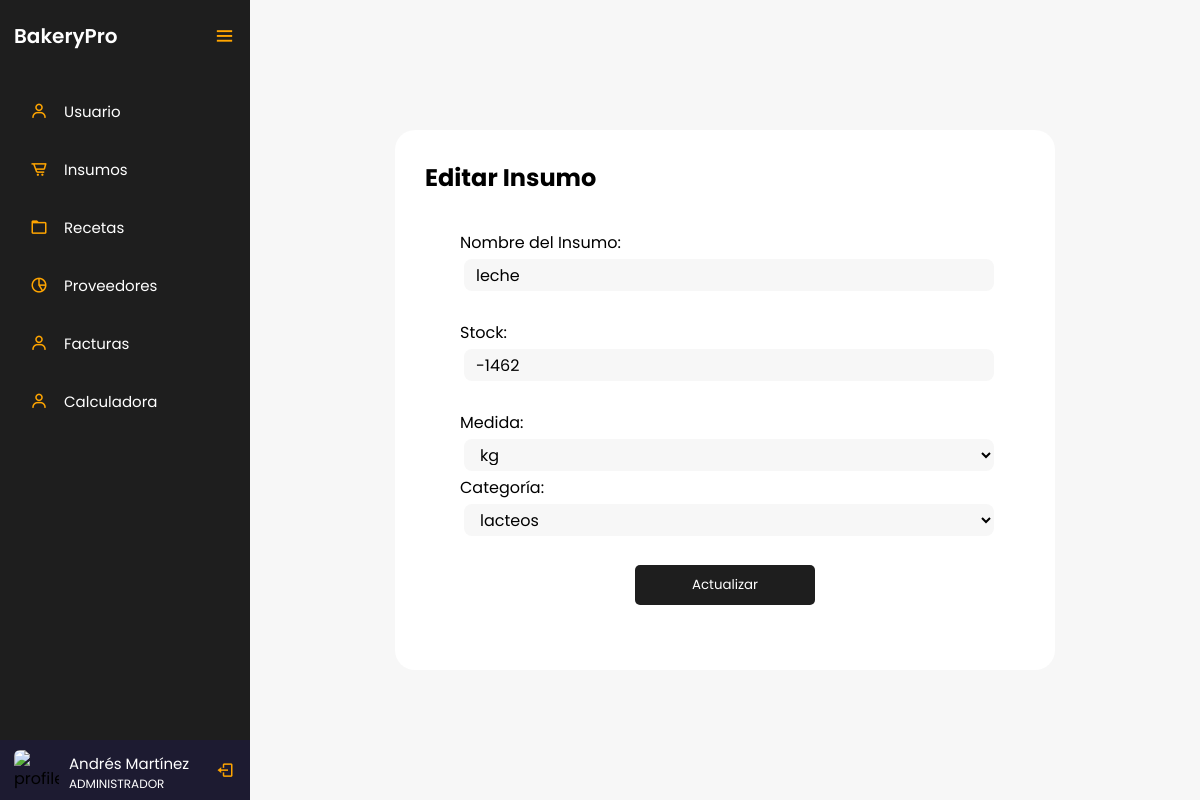
The app's page /controlador/Insumos/editar.php?idInsumo=8 (signed in) with its own data.
### tables this page shows
CREATE TABLE `tblusuario` (
  `IdUsuario` int(3) NOT NULL,
  `Nombres` varchar(20) NOT NULL,
  `Apellidos` varchar(20) NOT NULL,
  `IdRol` int(3) NOT NULL,
  `Cedula` decimal(10,0) NOT NULL,
  `Telefono` varchar(20) NOT NULL,
  `Password` varchar(10) NOT NULL
);

CREATE TABLE `tblroles` (
  `IdRol` int(3) NOT NULL,
  `Rol` varchar(20) NOT NULL
);

CREATE TABLE `tblinsumos` (
  `IdInsumo` int(3) NOT NULL,
  `NombreInsumo` varchar(30) NOT NULL,
  `Stock` decimal(5,0) NOT NULL,
  `IdUnidadMedida` int(3) NOT NULL,
  `IdCategoria` int(3) NOT NULL
);

### controlador/Insumos/editar.php (the view, shortened to what this page needs)
<?php
       include '../../modelo/conexion.php';
    $cedula = $_SESSION['cedula'];
    $sql = "SELECT Nombres, Apellidos, Rol FROM tblusuario INNER JOIN tblroles ON tblusuario.IdRol = tblroles.IdRol WHERE Cedula = $cedula";
    $resultado = mysqli_query($conexion, $sql);
    if (mysqli_num_rows($resultado) > 0) {
        $fila = mysqli_fetch_assoc($resultado);
        $nombre = $fila["Nombres"] . " " . $fila["Apellidos"];
        $rol = $fila["Rol"];
    } else {
        $nombre = "Nombre de usuario";
        $rol = "Rol de usuario";
    }
?>
<!DOCTYPE html>
<html lang="en">
<head>
    <link href='https://unpkg.com/boxicons@2.0.7/css/boxicons.min.css' rel='stylesheet'>
    <link rel="stylesheet" href="../../vista/style/styles.css">
</head>
<body>
    <div class="sidebar open">
        <div class="logo-details">
            <a href="../../dashboard.php" class="logo_link">
                <span class="logo_name">BakeryPro</span>
            </a>
            <i class='bx bx-menu' id="btn" ></i>
        </div>
        <ul class="nav-list">
            <li>
                <a href="../../vista/html/usuarios.php">
                    <i class='bx bx-user' ></i>
                    <span class="links_name">Usuario</span>
                </a>
            </li>
            <li>
                <a href="../../vista/html/insumos.php">
                    <i class='bx bx-cart-alt' ></i>
                    <span class="links_name">Insumos</span>
                </a>
            </li>
            <li>
                <a href="../../vista/html/recetas.php">
                    <i class='bx bx-folder' ></i>
                    <span class="links_name">Recetas</span>
                </a>
            </li>
            <li>
                <a href="../../vista/html/proveedores.php">
                    <i class='bx bx-pie-chart-alt-2' ></i>
                    <span class="links_name">Proveedores</span>
                </a>
            </li>
            <li>
                <a href="../../vista/html/facturas.php">
                    <i class='bx bx-user' ></i>
                    <span class="links_name">Facturas</span>
                </a>
            </li>
            <li>
                <a href="../../vista/html/calculadora.php">
                    <i class='bx bx-user' ></i>
                    <span class="links_name">Calculadora</span>
                </a>
            </li>
            <li class="profile">
                <div class="profile-details">
                    <img src="profile.jpg" alt="profileImg">
                    <div class="name_job">
                        <div class="name"><?php echo $nombre; ?></div>
                        <div class="job"><?php echo $rol; ?></div>
                    </div>
                </div>
                <a href="../login/logout.php" id="log_out">
                    <i class='bx bx-log-out'></i>
                </a>
            </li>
        </ul>
    </div>
    <section class="home-section">
        <div class="container">
            <h2>Editar Insumo</h2>
            <?php
                include '../../modelo/conexion.php';
                if (isset($_GET['idInsumo'])) {
                    $idInsumo= $_GET['idInsumo'];
                    $sql = "SELECT * FROM tblinsumos INNER JOIN tblunidadesmedidas ON tblinsumos.IdUnidadMedida = tblunidadesmedidas.IdUnidadMedida WHERE IdInsumo=$idInsumo";
                    $resultado = $conexion->query($sql);
                    if ($resultado->num_rows > 0) {
                        $fila = $resultado->fetch_assoc();
                    } else {
                        echo "<p>No se encontraron resultados para el ID proporcionado.</p>";
                        exit;
                    }
                } else {
                    echo "<p>Ingrese un ID para realizar la consulta.</p>";
                    exit;
                }
            ?>
            <form action="actualizar.php" method="post" class="form">
                <label for="NombreInsumo">Nombre del Insumo:</label>
                <input type="text" name="NombreInsumo" value="<?php echo $fila['NombreInsumo']; ?>" class="input"><br>
                <label for="Stock">Stock:</label>
                <input type="text" name="Stock" value="<?php echo $fila['Stock']; ?>" class="input"><br>
                <?php
                    include '../../modelo/conexion.php';
                    $sql = "SELECT * FROM tblunidadesmedidas";
                    $result = $conexion->query($sql);
                    echo "<label for='medida'>Medida:</label>
                    <select name='idUnidadMedida' id='medida' class='input'>";
                    if ($result->num_rows > 0) {
                        while($row = $result->fetch_assoc()) {
                            echo "<option value='" . $row["IdUnidadMedida"] . "'>" . $row["medida"] . "</option>";
                        }
                    } else {
                        echo "<option value=''>No hay unidades de medida disponibles</option>";
                    }
                    echo "</select>";
                ?>
                <?php
                    include '../../modelo/conexion.php';
                    $sql = "SELECT * FROM tblcategorias";
                    $result = $conexion->query($sql);
                    echo "<label for='categoria'>Categoría:</label>
                    <select name='idCategoria' id='categoria' class='input'>";
                    if ($result->num_rows > 0) {
                        while($row = $result->fetch_assoc()) {
                            echo "<option value='" . $row["IdCategoria"] . "'>" . $row["Categoria"] . "</option>";
                        }
                    } else {
                        echo "<option value=''>No hay categorías disponibles</option>";
                    }
                    echo "</select>";
                ?>
                <br>
                <input type="submit" value="Actualizar" class="btn">
            </form>
        </div>
    </section>
</body>
</html>

### vista/style/styles.css (style rules this page uses)
:root { --orange: #d4894c; --white_trasnparent: #232830; --very-light-pink: #C7C7C7; --text-input-field: #F7F7F7; --hospital-green: #bd1515; --sm: 14px; --md: 16px; --lg: 18px; --yellow: #ffa500; --black: #201e1c; --white: #ffffff; --official-black:#1e1e1e; --official-red:#ffa500; --background-white:#f7f7f7; --card-white:#ffffff; }
* { margin: 0; padding: 0; box-sizing: border-box; font-family: "Poppins" , sans-serif; }
.sidebar { position: fixed; left: 0; top: 0; height: 100%; width: 78px; background: var(--official-black); padding: 6px 14px; z-index: 99; transition: all 0.5s ease; }
.sidebar.open { width: 250px; }
.sidebar .logo-details { height: 60px; display: flex; align-items: center; position: relative; }
.sidebar .logo-details .logo_name { color: #fff; font-size: 20px; font-weight: 600; opacity: 0; transition: all 0.5s ease; }
.sidebar.open .logo-details .icon, .sidebar.open .logo-details .logo_name { opacity: 1; }
.sidebar .logo-details #btn { position: absolute; top: 50%; right: 0; transform: translateY(-50%); font-size: 22px; transition: all 0.4s ease; font-size: 23px; text-align: center; cursor: pointer; transition: all 0.5s ease; }
.sidebar.open .logo-details #btn { text-align: right; }
.sidebar i { color: var(--official-red); height: 60px; min-width: 50px; font-size: 28px; text-align: center; line-height: 60px; }
.sidebar .nav-list { margin-top: 20px; height: 100%; }
.sidebar li { position: relative; margin: 8px 0; list-style: none; }
.sidebar li a { display: flex; height: 100%; width: 100%; border-radius: 12px; align-items: center; text-decoration: none; transition: all 0.4s ease; }
.sidebar li a .links_name { color: #fff; font-size: 15px; font-weight: 400; white-space: nowrap; opacity: 0; pointer-events: none; transition: 0.4s; }
.sidebar.open li a .links_name { opacity: 1; pointer-events: auto; }
.sidebar li i { height: 50px; line-height: 50px; font-size: 18px; border-radius: 12px; }
.sidebar li.profile { position: fixed; height: 60px; width: 78px; left: 0; bottom: -8px; padding: 10px 14px; background: #1d1b31; transition: all 0.5s ease; overflow: hidden; }
.sidebar.open li.profile { width: 250px; }
.sidebar li .profile-details { display: flex; align-items: center; flex-wrap: nowrap; }
.sidebar li img { height: 45px; width: 45px; object-fit: cover; border-radius: 6px; margin-right: 10px; }
.sidebar li.profile .name, .sidebar li.profile .job { font-size: 15px; font-weight: 400; color: #fff; white-space: nowrap; }
.sidebar li.profile .job { font-size: 12px; }
.sidebar .profile #log_out { position: absolute; top: 50%; right: 0; transform: translateY(-50%); background: #1d1b31; width: 100%; height: 60px; line-height: 60px; border-radius: 0px; transition: all 0.5s ease; }
.sidebar.open .profile #log_out { width: 50px; background: none; }
.logo_link { text-decoration: none; }
.home-section { position: relative; background: var(--background-white); min-height: 100vh; display: flex; top: 0; left: 78px; width: calc(100% - 78px); transition: all 0.5s ease; z-index: 2; justify-content: center; align-items: center; }
.sidebar.open ~ .home-section { left: 250px; width: calc(100% - 250px); }
.container { height: auto; background: var(--card-white); padding: 30px; border-radius: 20px; }
.form { display: flex; flex-direction: column; width: 600px; padding: 35px; }
.input { background-color: var(--text-input-field); border: none; border-radius: 8px; height: 32px; font-size: var(--md); padding: 6px 12px; width: 100%; margin: 4px; }
.btn { width: 230px; height: 40px; border: none; border-radius: 5px; transition: 1s; color: var(--white); background: var(--official-black); cursor: pointer; margin: 0 auto; }
a { text-decoration: none; color: black; }
.btn { width: 180px; height: 40px; border: none; border-radius: 5px; transition: 1s; color: var(--white); background: var(--official-black); cursor: pointer; }

### records on screen
tblusuario: nombre "Andrés Martínez", IdRol.Rol "ADMINISTRADOR"
tblinsumos: NombreInsumo "leche", Stock "-1462"

### other values on screen
form field idUnidadMedida "kg"
form field idCategoria "lacteos"
